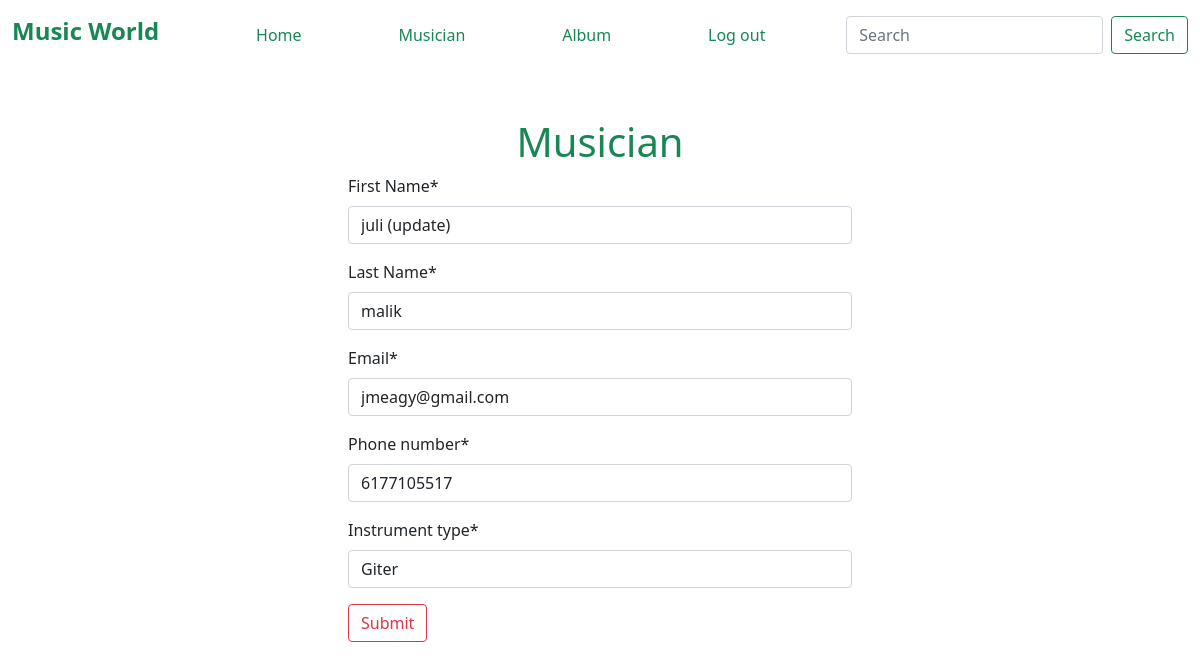
Screenshot of /musician/edit/1/ (signed in) with the database file from the repository.
### musician_app/models.py (models this page shows, shortened)
class Musician(models.Model):
    first_Name = models.CharField(max_length=200, default=None)
    last_Name = models.CharField(max_length=200, default=None)
    email = models.EmailField(default=None)
    phone_number = models.IntegerField(default=None)
    Instrument_type = models.CharField(max_length=200, default=None)

### musician_app/views.py (the view)
# urls.py: path('edit/<int:id>/', views.edit_Musician, name='edit_Musician'),
@login_required
def edit_Musician(request, id):
    musician = models.Musician.objects.get(pk=id)
    musician_form = MusicianForm(instance=musician)
    if request.method == "POST":
        musician_form = MusicianForm(request.POST, instance=musician)
        if musician_form.is_valid():
            musician_form.save()
            return redirect('home')
    return render(request, 'musician.html', {'form': musician_form})

### musician_app/forms.py
class MusicianForm(forms.ModelForm):
    class Meta:
        model = Musician
        fields = '__all__'

### musician_app/templates/musician.html (shortened to what this page needs)
{% extends "base.html" %}
{% load crispy_forms_tags %}
{% block content %}
<form style="width:50%;margin:auto;" class=" p-5" method="post">
    <h1 class="text-center text-success"> Musician</h1>
    {{form | crispy}}
    <button class="btn btn-outline-danger">Submit</button>
</form>
{% endblock %}

### rows the page displays
Musician: first_Name "juli (update)", last_Name "malik", email "jmeagy@gmail.com", phone_number "6177105517", Instrument_type "Giter"
